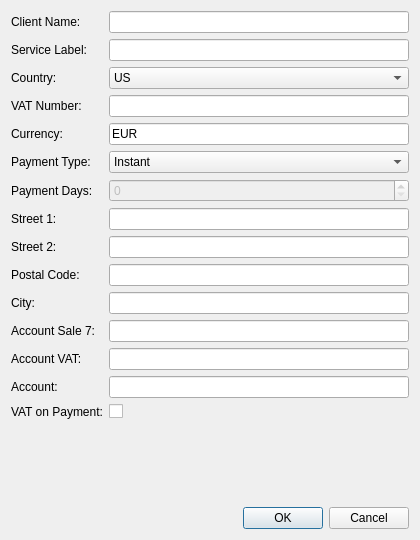
<?xml version="1.0" encoding="UTF-8"?>
<ui version="4.0">
 <class>DialogAddServiceClient</class>
 <widget class="QDialog" name="DialogAddServiceClient">
  <property name="geometry">
   <rect>
    <x>0</x>
    <y>0</y>
    <width>420</width>
    <height>540</height>
   </rect>
  </property>
  <property name="windowTitle">
   <string>Add Service Client</string>
  </property>
  <layout class="QVBoxLayout" name="verticalLayout">
   <item>
    <layout class="QFormLayout" name="formLayout">
     <item row="0" column="0">
      <widget class="QLabel" name="labelClientName">
       <property name="text">
        <string>Client Name:</string>
       </property>
      </widget>
     </item>
     <item row="0" column="1">
      <widget class="QLineEdit" name="editClientName"/>
     </item>
     <item row="1" column="0">
      <widget class="QLabel" name="labelServiceLabel">
       <property name="text">
        <string>Service Label:</string>
       </property>
      </widget>
     </item>
     <item row="1" column="1">
      <widget class="QLineEdit" name="editServiceLabel"/>
     </item>
     <item row="2" column="0">
      <widget class="QLabel" name="labelCountry">
       <property name="text">
        <string>Country:</string>
       </property>
      </widget>
     </item>
     <item row="2" column="1">
      <widget class="QComboBox" name="comboBoxCountry">
       <item>
        <property name="text">
         <string>US</string>
        </property>
       </item>
       <item>
        <property name="text">
         <string>CA</string>
        </property>
       </item>
       <item>
        <property name="text">
         <string>CN</string>
        </property>
       </item>
       <item>
        <property name="text">
         <string>FR</string>
        </property>
       </item>
       <item>
        <property name="text">
         <string>DE</string>
        </property>
       </item>
       <item>
        <property name="text">
         <string>AT</string>
        </property>
       </item>
       <item>
        <property name="text">
         <string>BE</string>
        </property>
       </item>
       <item>
        <property name="text">
         <string>BG</string>
        </property>
       </item>
       <item>
        <property name="text">
         <string>CY</string>
        </property>
       </item>
       <item>
        <property name="text">
         <string>CZ</string>
        </property>
       </item>
       <item>
        <property name="text">
         <string>DK</string>
        </property>
       </item>
       <item>
        <property name="text">
         <string>EE</string>
        </property>
       </item>
       <item>
        <property name="text">
         <string>ES</string>
        </property>
       </item>
       <item>
        <property name="text">
         <string>FI</string>
        </property>
       </item>
       <item>
        <property name="text">
         <string>GR</string>
        </property>
       </item>
       <item>
        <property name="text">
         <string>HR</string>
        </property>
       </item>
       <item>
        <property name="text">
         <string>HU</string>
        </property>
       </item>
       <item>
        <property name="text">
         <string>IE</string>
        </property>
       </item>
       <item>
        <property name="text">
         <string>IT</string>
        </property>
       </item>
       <item>
        <property name="text">
         <string>LT</string>
        </property>
       </item>
       <item>
        <property name="text">
         <string>LU</string>
        </property>
       </item>
       <item>
        <property name="text">
         <string>LV</string>
        </property>
       </item>
       <item>
        <property name="text">
         <string>MT</string>
        </property>
       </item>
       <item>
        <property name="text">
         <string>NL</string>
        </property>
       </item>
       <item>
        <property name="text">
         <string>PL</string>
        </property>
       </item>
       <item>
        <property name="text">
         <string>PT</string>
        </property>
       </item>
       <item>
        <property name="text">
         <string>RO</string>
        </property>
       </item>
       <item>
        <property name="text">
         <string>SE</string>
        </property>
       </item>
       <item>
        <property name="text">
         <string>SI</string>
        </property>
       </item>
       <item>
        <property name="text">
         <string>SK</string>
        </property>
       </item>
      </widget>
     </item>
     <item row="3" column="0">
      <widget class="QLabel" name="labelVatNumber">
       <property name="text">
        <string>VAT Number:</string>
       </property>
      </widget>
     </item>
     <item row="3" column="1">
      <widget class="QLineEdit" name="editVatNumber"/>
     </item>
     <item row="4" column="0">
      <widget class="QLabel" name="labelCurrency">
       <property name="text">
        <string>Currency:</string>
       </property>
      </widget>
     </item>
     <item row="4" column="1">
      <widget class="QLineEdit" name="editCurrency">
       <property name="text">
        <string>EUR</string>
       </property>
       <property name="maxLength">
        <number>3</number>
       </property>
      </widget>
     </item>
     <item row="5" column="0">
      <widget class="QLabel" name="labelPaymentType">
       <property name="text">
        <string>Payment Type:</string>
       </property>
      </widget>
     </item>
     <item row="5" column="1">
      <widget class="QComboBox" name="comboBoxPaymentType">
       <item>
        <property name="text">
         <string>Instant</string>
        </property>
       </item>
       <item>
        <property name="text">
         <string>After X Days</string>
        </property>
       </item>
       <item>
        <property name="text">
         <string>End of Next Month</string>
        </property>
       </item>
      </widget>
     </item>
     <item row="6" column="0">
      <widget class="QLabel" name="labelPaymentDays">
       <property name="text">
        <string>Payment Days:</string>
       </property>
      </widget>
     </item>
     <item row="6" column="1">
      <widget class="QSpinBox" name="spinBoxPaymentDays">
       <property name="enabled">
        <bool>false</bool>
       </property>
       <property name="maximum">
        <number>365</number>
       </property>
      </widget>
     </item>
     <item row="7" column="0">
      <widget class="QLabel" name="labelStreet1">
       <property name="text">
        <string>Street 1:</string>
       </property>
      </widget>
     </item>
     <item row="7" column="1">
      <widget class="QLineEdit" name="editStreet1"/>
     </item>
     <item row="8" column="0">
      <widget class="QLabel" name="labelStreet2">
       <property name="text">
        <string>Street 2:</string>
       </property>
      </widget>
     </item>
     <item row="8" column="1">
      <widget class="QLineEdit" name="editStreet2"/>
     </item>
     <item row="9" column="0">
      <widget class="QLabel" name="labelPostalCode">
       <property name="text">
        <string>Postal Code:</string>
       </property>
      </widget>
     </item>
     <item row="9" column="1">
      <widget class="QLineEdit" name="editPostalCode"/>
     </item>
     <item row="10" column="0">
      <widget class="QLabel" name="labelCity">
       <property name="text">
        <string>City:</string>
       </property>
      </widget>
     </item>
     <item row="10" column="1">
      <widget class="QLineEdit" name="editCity"/>
     </item>
     <item row="11" column="0">
      <widget class="QLabel" name="labelAccountSale7">
       <property name="text">
        <string>Account Sale 7:</string>
       </property>
      </widget>
     </item>
     <item row="11" column="1">
      <widget class="QLineEdit" name="editAccountSale7"/>
     </item>
     <item row="12" column="0">
      <widget class="QLabel" name="labelAccountVat">
       <property name="text">
        <string>Account VAT:</string>
       </property>
      </widget>
     </item>
     <item row="12" column="1">
      <widget class="QLineEdit" name="editAccountVat"/>
     </item>
     <item row="13" column="0">
      <widget class="QLabel" name="labelAccount">
       <property name="text">
        <string>Account:</string>
       </property>
      </widget>
     </item>
     <item row="13" column="1">
      <widget class="QLineEdit" name="editAccount"/>
     </item>
     <item row="14" column="0">
      <widget class="QLabel" name="labelVatOnPayment">
       <property name="text">
        <string>VAT on Payment:</string>
       </property>
      </widget>
     </item>
     <item row="14" column="1">
      <widget class="QCheckBox" name="checkBoxVatOnPayment">
       <property name="text">
        <string/>
       </property>
      </widget>
     </item>
    </layout>
   </item>
   <item>
    <widget class="QDialogButtonBox" name="buttonBox">
     <property name="orientation">
      <enum>Qt::Horizontal</enum>
     </property>
     <property name="standardButtons">
      <set>QDialogButtonBox::Cancel|QDialogButtonBox::Ok</set>
     </property>
    </widget>
   </item>
  </layout>
 </widget>
 <resources/>
 <connections>
  <connection>
   <sender>buttonBox</sender>
   <signal>accepted()</signal>
   <receiver>DialogAddServiceClient</receiver>
   <slot>accept()</slot>
   <hints>
    <hint type="sourcelabel">
     <x>248</x>
     <y>254</y>
    </hint>
    <hint type="destinationlabel">
     <x>157</x>
     <y>274</y>
    </hint>
   </hints>
  </connection>
  <connection>
   <sender>buttonBox</sender>
   <signal>rejected()</signal>
   <receiver>DialogAddServiceClient</receiver>
   <slot>reject()</slot>
   <hints>
    <hint type="sourcelabel">
     <x>316</x>
     <y>260</y>
    </hint>
    <hint type="destinationlabel">
     <x>286</x>
     <y>274</y>
    </hint>
   </hints>
  </connection>
 </connections>
</ui>
